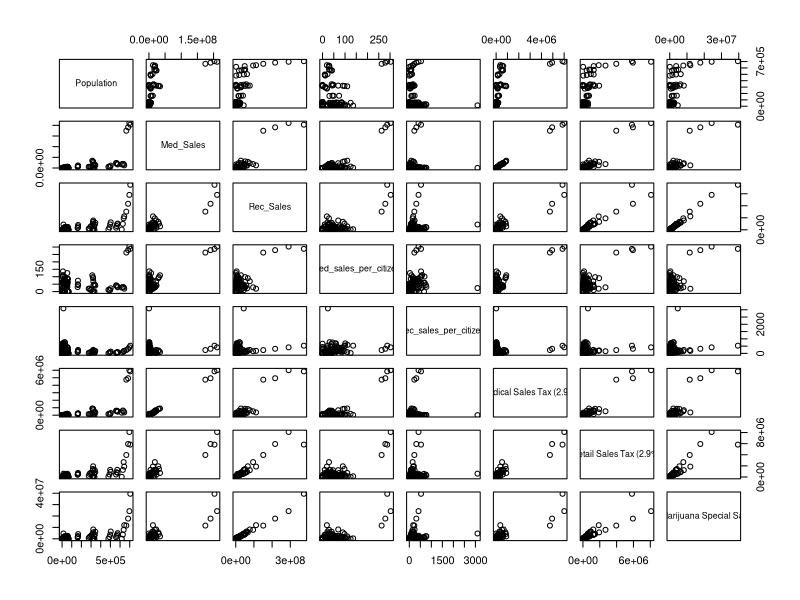
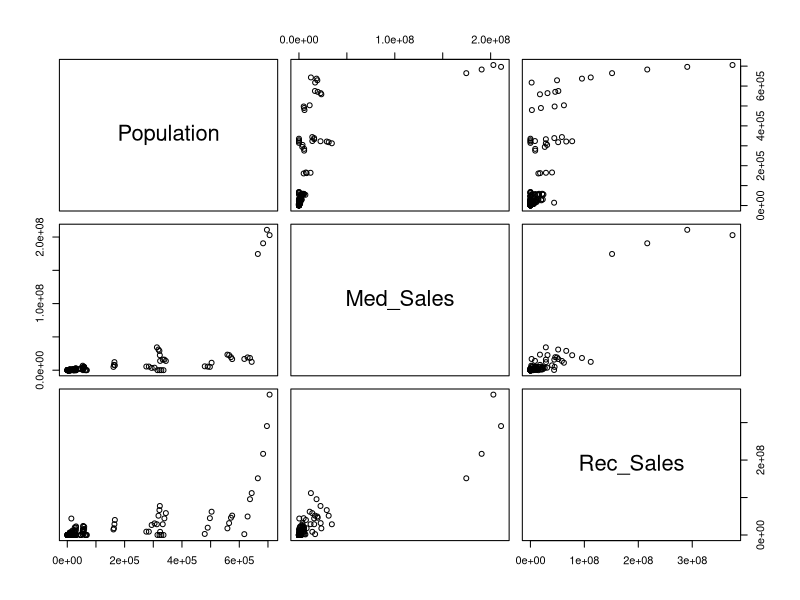
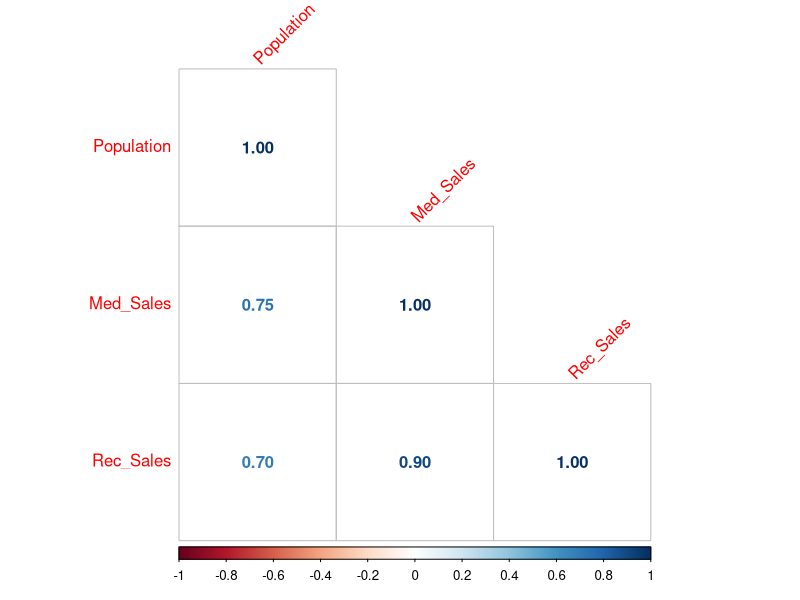
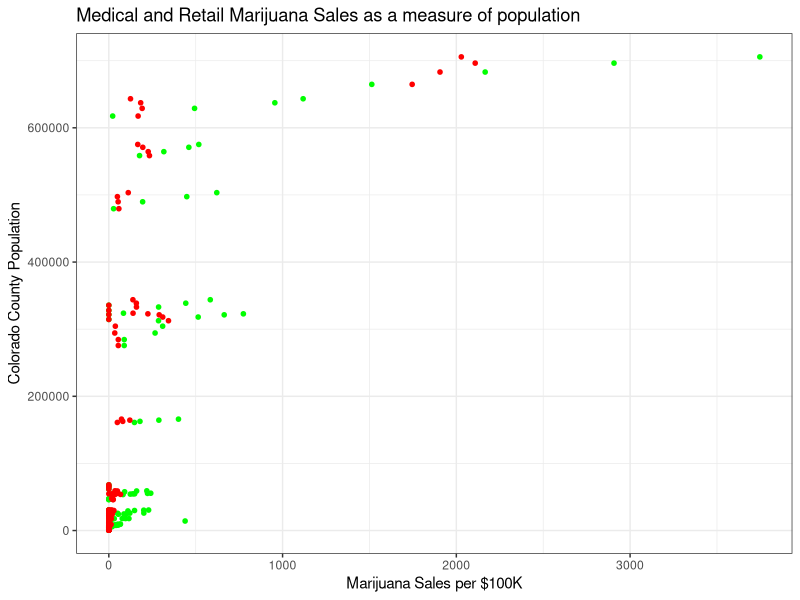
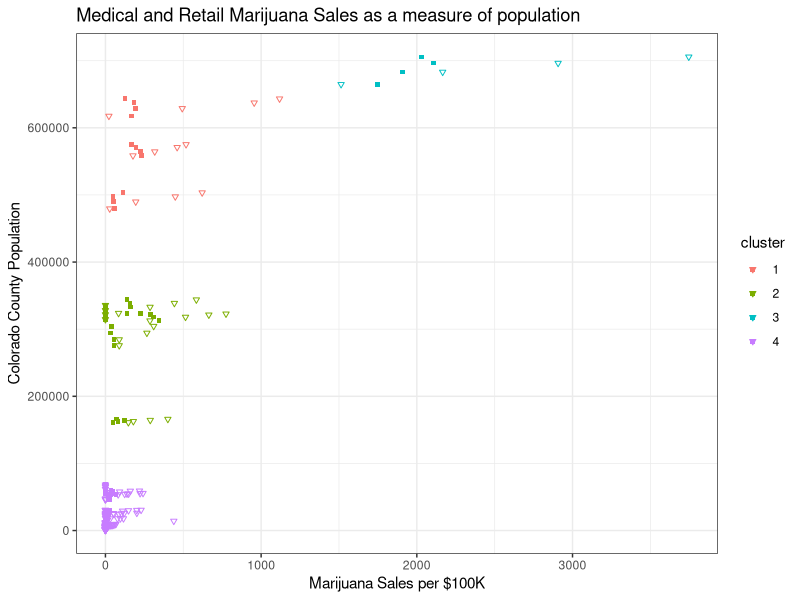
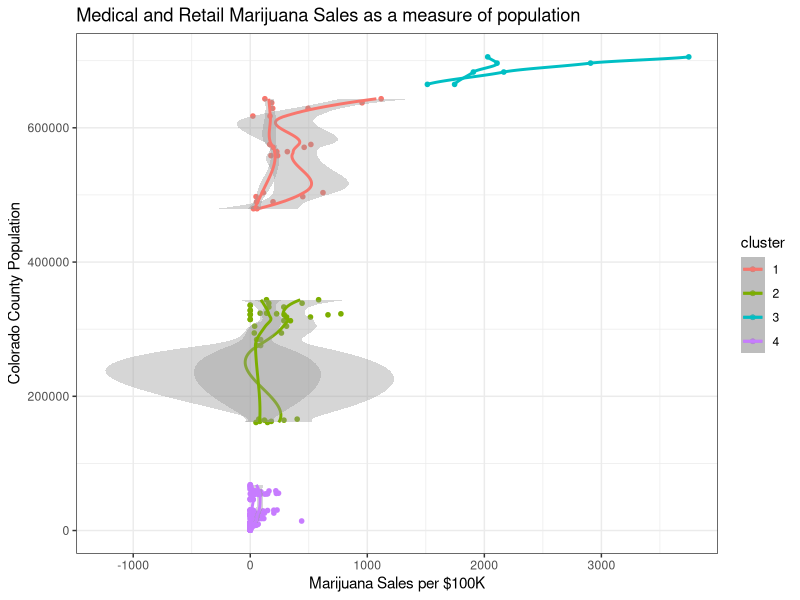

These charts were generated, in order, by the following R code:
## ---- chunk 1
knitr::opts_chunk$set(echo = TRUE)
## ---- chunk 2
library("readxl")
library("formattable")
library("tidyverse")
library("tidyr")
library("ggplot2")
library("ggrepel")
## ---- chunk 3
#gather sales and tax data into tibbles
sales_mj <- read_xlsx("CO_County_Sales_2014_2018.xlsx", sheet = "aggregate", range = NULL, col_names = TRUE)
taxes_mj <- read_xlsx("CO_County_Taxes_2014_2018.xlsx", sheet = "aggregate", range = NULL, col_names = TRUE)

#merge the two tibbles - {base} merge returns a dataframe
CCMDs <- merge(sales_mj, taxes_mj)

#remove 2018 values until both spreadsheets are fully populated
CCMDs <- subset(CCMDs, Year < "2018")

#create a list of column names for columns 8 through 14 - these are the columns related to sales and taxes
cashcol <- colnames(CCMDs[8:14])

#loop to convert sales/tax columns to numeric/currency - this will introduce NAs for each of the 7 columns (resulting in a warning for each column)
for (i in cashcol) {
  CCMDs[[i]] <- as.numeric(CCMDs[[i]])   #character to numeric
  CCMDs[[i]] <- currency(CCMDs[[i]], digits = 0L) #numeric but with currency symbology
}

#clean up unneeded files
rm(cashcol, i)
rm(sales_mj, taxes_mj)

#write dataframe to disk
write_excel_csv(CCMDs, "CCMDs.csv", na = "NA", append = FALSE)

## ---- chunk 4
summary(CCMDs)

## ---- chunk 5
#count the NAs
sum(is.na(CCMDs))

#remove the NAs
CCMDs <- na.omit(CCMDs)

plot(CCMDs[,7:14])
## ---- chunk 6
library(corrplot)
#subset out unnecessary columns
plot(CCMDs[,7:9])

#corrplot the value features
m <- cor(CCMDs[, c(7:9)], use = "complete.obs", method = "spearman")
corrplot(m, method="number", type = "lower", order = "hclust", tl.srt = 45)
## ---- chunk 7
#disable scientific notation
options(scipen = 999)

#table(CCMDs[, 1,8:9])

#filter by year

ggplot(data=CCMDs, aes(x = Population))+
  geom_point(aes(y = Rec_Sales/100000), color="green", show.legend = TRUE, size = 1.25)+
  geom_point(aes(y = Med_Sales/100000), color="red", show.legend = TRUE, size = 1.25)+
  labs(title="Medical and Retail Marijuana Sales as a measure of population", x= "Colorado County Population", y= "Marijuana Sales per $100K")+
  theme_bw()+
  coord_flip()

## ---- chunk 8
#first scale and sequester the data fields of interest into a new dataframe. 
CCMDs_scale <- data.frame(scale(CCMDs[,7:9]))

#use kmeans to perform cluster identification
cluster <- kmeans(CCMDs_scale, centers=4, iter.max=50, nstart=5)

#bind the cluster field to to the values from scale
cluster <- cluster$cluster

#convert cluster number to factor
cluster <- as.factor(cluster)

ggplot(data=CCMDs, aes(x = Population, color=cluster))+
  geom_point(shape=25, aes(y = Rec_Sales/100000), show.legend = TRUE, size = 1.25)+
  geom_point(shape=15, aes(y = Med_Sales/100000), show.legend = TRUE, size = 1.25)+
  labs(title="Medical and Retail Marijuana Sales as a measure of population", x= "Colorado County Population", y= "Marijuana Sales per $100K")+
  theme_bw()+
  coord_flip()
## ---- chunk 9
ggplot(data=CCMDs, aes(x = Population, color=cluster))+
  geom_point(aes(y = Rec_Sales/100000), show.legend = TRUE, size = 1.25)+
  geom_smooth(aes(y=Rec_Sales/100000))+
  geom_point(aes(y = Med_Sales/100000), show.legend = TRUE, size = 1.25)+
  geom_smooth(aes(y=Med_Sales/100000))+
  labs(title="Medical and Retail Marijuana Sales as a measure of population", x= "Colorado County Population", y= "Marijuana Sales per $100K")+
  theme_bw()+
  coord_flip()
